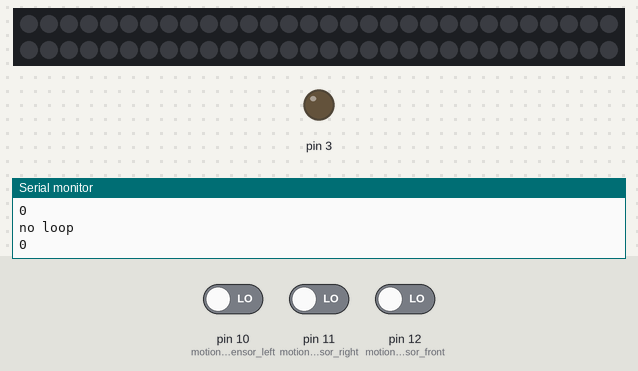
Bench run of a sketch on a simulated Arduino Uno, built with avr-gcc and run on an emulated ATmega328P. Parts: 60 RGB LEDs in strip order, left to right, continuing on the next row, output pins drawn as LEDs (lit = HIGH), the last lines printed to the serial monitor. The inputs (shaded band) are chosen by the test bench; at power-on: pin 11 (motion_sensor_right) LOW, pin 10 (motion_sensor_left) LOW, pin 12 (motion_sensor_front) LOW. Dim RGB values are drawn brighter than linear.

Above: at 4.2 s.
4.3 s: pin 11 (motion_sensor_right) driven HIGH
At 4.44 s:
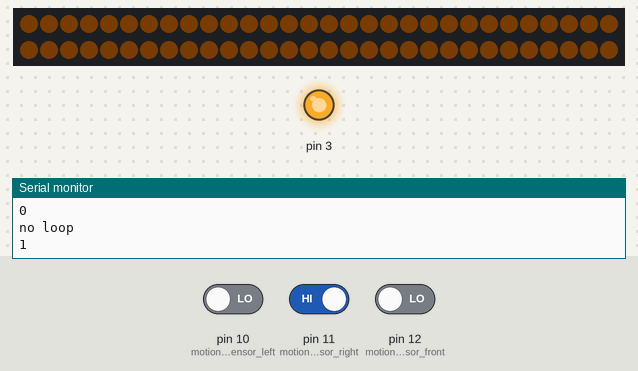
At 13.0 s:
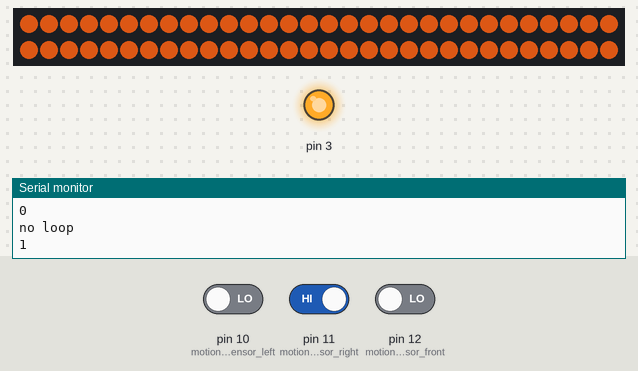
Timing chart, 0 to 13.3 s (numbered marks = the images above; inputs shaded):
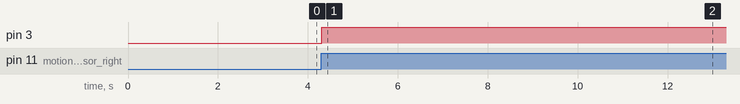

The sketch:

UnderbedLights.ino
```cpp
/*
   T3chFlicks - Motion Sensing Under Bed Lighting
   Free to use and distribute.
   Find the tutorial and parts list at https://t3chflicks.com/shop/kit/motion-sensing-under-bed-lights/
*/

#include "FastLED.h"
#define LED_DATA_PIN 9
#define NUM_LEDS 60
CRGB leds[NUM_LEDS];

int onTime = 3*1000; // 30 seconds
int motion_sensor_left = 10;
int motion_sensor_right = 11;
int motion_sensor_front = 12;
int fadeTimeDiff = 60;
int led = 3;

void setup() {
  FastLED.addLeds<WS2811, LED_DATA_PIN, BRG>(leds, NUM_LEDS);
  pinMode(motion_sensor_left, INPUT);
  pinMode(motion_sensor_right, INPUT);
  pinMode(motion_sensor_front, INPUT);
  Serial.begin(9600);
  pinMode(led, OUTPUT);

  delay(3000);
}

void loop() {
  Serial.println(digitalRead(motion_sensor_right));
  if (digitalRead(motion_sensor_left) == 1 || digitalRead(motion_sensor_right) == 1 || digitalRead(motion_sensor_front) == 1) {
    digitalWrite(led, HIGH);   // turn the LED on (HIGH is the voltage level)
    fadeIn();
    delay(onTime);
    fadeOut();
    Serial.println("loop");
    digitalWrite(led, HIGH);    // turn the LED off by making the voltage LOW
  }
  else {
    Serial.println("no loop");
    digitalWrite(led, LOW);    // turn the LED off by making the voltage LOW
  }
}

void fadeIn() {
  for (int led = 0; led < NUM_LEDS; led++) {
    leds[led] = CRGB( 150, 60, 15);
  }
  for (int b = 0; b < 255; b += 2) {
    FastLED.setBrightness(b);
    FastLED.show();
    delay(fadeTimeDiff);
  }
}

void fadeOut() {
  for (int led = 0; led < NUM_LEDS; led++) {
    leds[led] = CRGB( 150, 60, 15);
  }
  for (int b = 255; b > 0; b -= 2) {
    FastLED.setBrightness(b);
    FastLED.show();
    delay(fadeTimeDiff);
  }
  for (int led = 0; led < NUM_LEDS; led++) {
    leds[led] = CRGB::Black;
  }
  FastLED.show();
}
```

Measured:
- after the input at 4.3 s, pin 3: LOW → HIGH at once
